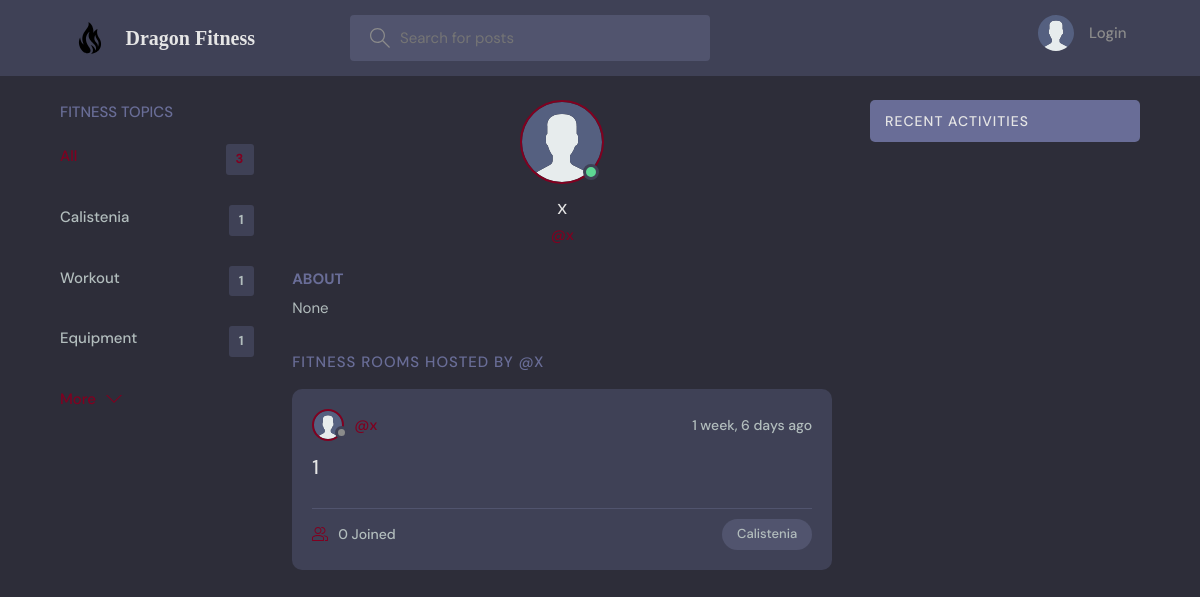
The app's page /profile/1 with its own data.
### playground/models.py (models this page shows, shortened)
class Topic(models.Model):
    name = models.CharField(max_length=200)

class User(AbstractUser):
    name = models.CharField(max_length=200, null=True)
    email = models.EmailField(unique=True, null=True)
    bio = models.TextField(null=True)
    avatar = models.ImageField(null=True, default="avatar.svg")
    USERNAME_FIELD = 'email'
    REQUIRED_FIELDS = []

class Room(models.Model):
    host = models.ForeignKey(User, on_delete=models.SET_NULL, null=True)
    topic = models.ForeignKey(Topic, on_delete=models.SET_NULL, null=True)
    name = models.CharField(max_length=200)
    description = models.TextField(null=True, blank=True)
    participants = models.ManyToManyField(User, related_name='participants', blank=True)
    url = EmbedVideoField(null=True)
    updated = models.DateTimeField(auto_now=True)
    created = models.DateTimeField(auto_now_add=True)
    image = models.ImageField(null=True, upload_to='media')
    class Meta:
        ordering = ['-updated', '-created']

### playground/views.py (the view)
# urls.py: path('profile/<str:pk>', views.userProfile, name="user-profile"),
def userProfile(request, pk):
    user = User.objects.get(id=pk)
    rooms = user.room_set.all()
    room_messages = user.message_set.all()
    topics = Topic.objects.all()
    context = {'user': user, 'rooms': rooms, 'room_messages': room_messages, 'topics': topics}
    return render(request, 'playground/profile.html', context)

### playground/templates/playground/profile.html (shortened to what this page needs)
{% extends 'main.html' %}
{% block content %}
<main class="profile-page layout layout--3">
  <div class="container">
    {% include 'playground/topic_components.html' %}
    <div class="roomList">
      <div class="profile">
        <div class="profile__avatar">
          <div class="avatar avatar--large active">
            <img src="{{user.avatar.url}}" />
          </div>
        </div>
        <div class="profile__info">
          <h3>{{user.username}}</h3>
          <p>@{{user.username}}</p>
        </div>
        <div class="profile__about">
          <h3>About</h3>
          <p>
            <span>{{user.bio}}</span>
          </p>
        </div>
      </div>
      <div class="roomList__header">
        <div>
          <h2>
            Fitness Rooms Hosted by @{{user.username}}
          </h2>
        </div>
      </div>
      {% include 'playground/feed_components.html' %}
    </div>
    {% include 'playground/activity_component.html' %}
  </div>
</main>
{% endblock content %}

### templates/main.html (shortened to what this page needs)
<!DOCTYPE html>
{% load static %}
<html lang="en">
  <head>
    <link rel="stylesheet" href="{% static 'styles/style.css' %}" />
  </head>
  <body>
    {% include 'navbar.html' %}
    {% block content %}
    {% endblock %}
  </body>
</html>

### templates/navbar.html (shortened to what this page needs)
{% load static %}
<header class="header header--loggedIn">
      <div class="container">
        <a href="{% url 'home' %}" class="header__logo">
          <img src="{% static 'images/fire.svg' %}" />
          <h1>
            <strong style="font-family: MV Boli"> Dragon Fitness</strong>
          </h1>
        </a>
        <form class="header__search" method="GET" action="{% url 'home' %}">
          <label>
            <input name="q" placeholder="Search for posts" />
          </label>
        </form>
        <nav class="header__menu">
          {% if request.user.is_authenticated %}
          <div class="header__user">
            <a href="{% url 'user-profile' user.id %}">
              <div class="avatar avatar--medium active">
                <img src="{{request.user.avatar.url}}" />
              </div>
              <p> <strong>{{request.user.username}}</strong> <span><strong>@{{request.user.username}}</strong></span></p>
            </a>
            <button class="dropdown-button">
              <svg version="1.1" xmlns="http://www.w3.org/2000/svg" width="32" height="32" viewBox="0 0 32 32">
                <title>chevron-down</title>
                <path d="M16 21l-13-13h-3l16 16 16-16h-3l-13 13z"></path>
              </svg>
            </button>
          </div>
          {% else %}
           <a href="{% url 'login' %}">
            <img src="{% static 'images/avatar.svg' %}" />
            <p>Login</p>
          </a>
            {% endif %}
        </nav>
      </div>
    </header>

### playground/templates/playground/topic_components.html (shortened to what this page needs)
<div class="topics">
      <div class="topics__header">
        <h2>Fitness Topics</h2>
      </div>
      <ul class="topics__list">
        <li>
          <a href="{% url 'home' %}" class="active">All <span>{{topics.count}}</span></a>
        </li>
          {% for topic in topics %}
        <li>
          <a href="{% url 'home' %}?q={{topic.name}}">{{topic.name}}<span>{{topic.room_set.all.count}}</span></a>
        </li>
          {% endfor %}
      </ul>
      <a class="btn btn--link" href="{% url 'topics' %}">
        <svg version="1.1" xmlns="http://www.w3.org/2000/svg" width="32" height="32" viewBox="0 0 32 32">
          <title>chevron-down</title>
          <path d="M16 21l-13-13h-3l16 16 16-16h-3l-13 13z"></path>
        </svg>
      </a>
    </div>

### playground/templates/playground/feed_components.html (shortened to what this page needs)
{% for room in rooms %}
{% load static %}
<div class="roomListRoom">
        <div class="roomListRoom__header">
          <a href="{% url 'user-profile' room.host.id %}" class="roomListRoom__author">
            <div class="avatar avatar--small">
              <img src="{{room.host.avatar.url}}" />
            </div>
            <span>@{{room.host.username}}</span>
          </a>
          <div class="roomListRoom__actions">
            <span>{{room.created|timesince}} ago</span>
          </div>
        </div>
        <div class="roomListRoom__content">
          <a href="{% url 'room' room.id %}">{{room.name}}</a>
        </div>
        <div class="roomListRoom__meta">
          <a href="{% url 'room' room.id %}" class="roomListRoom__joined">
            {{room.participants.all.count}} Joined
          </a>
          <p class="roomListRoom__topic">{{room.topic.name}}</p>
        </div>
      </div>
{% endfor %}

### playground/templates/playground/activity_component.html (shortened to what this page needs)
<div class="activities">
      <div class="activities__header">
        <h2>Recent Activities</h2>
      </div>
</div>

### records on screen
Topic: name "Calistenia", room_set.all.count "1"
Topic: name "Workout", room_set.all.count "1"
Topic: name "Equipment", room_set.all.count "1"
User: avatar (placeholder picture), username "x", bio "None", username "X"
Room: host.avatar (placeholder picture), host.username "x", created "1 week, 6 days", name "1", participants.all.count "0", topic.name "Calistenia"

### other values on screen
{{ topics.count }} "3"
